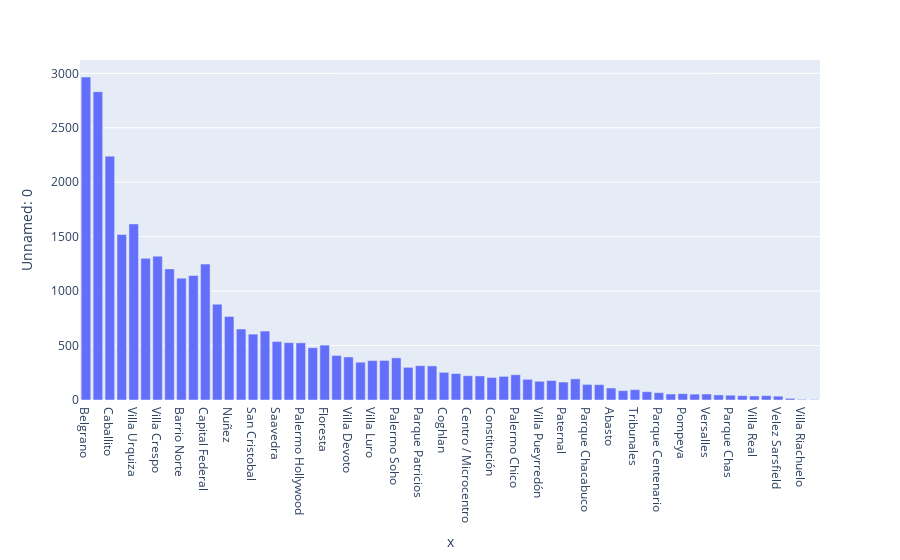

Notebook code for this chart:
### Code cell
ig = px.bar(group_capital_mean, x=group_capital_mean.price, y='price_usd_per_m2')
fig.show() 

data_price_usd_m2_clean[maskcapital].info()
data.corr()

### Figure 1 — Plotly figure (JSON) as saved in the notebook; plotly's stock layout.template omitted (floating-point values rounded to 4 significant figures)
{"data": [{"alignmentgroup": "True", "hovertemplate": "x=%{x}<br>Unnamed: 0=%{y}<extra></extra>", "legendgroup": "", "marker": {"color": "#636efa"}, "name": "", "offsetgroup": "", "orientation": "v", "showlegend": false, "textposition": "auto", "type": "bar", "x": ["Belgrano", "Palermo", "Caballito", "Recoleta", "Villa Urquiza", "Flores", "Villa Crespo", "San Telmo", "Barrio Norte", "Almagro", "Capital Federal", "Boedo", "Nuñez", "Balvanera", "San Cristobal", "Puerto Madero", "Saavedra", "Monserrat", "Palermo Hollywood", "Villa del Parque", "Floresta", "Barracas", "Villa Devoto", "Colegiales", "Villa Luro", "Mataderos", "Palermo Soho", "Congreso", "Parque Patricios", "Liniers", "Coghlan", "Retiro", "Centro / Microcentro", "Chacarita", "Constitución", "Boca", "Palermo Chico", "Villa Lugano", "Villa Pueyrredón", "San Nicolás", "Paternal", "Once", "Parque Chacabuco", "Las Cañitas", "Abasto", "Villa Ortuzar", "Tribunales", "Monte Castro", "Parque Centenario", "Villa Santa Rita", "Pompeya", "Parque Avellaneda", "Versalles", "Villa General Mitre", "Parque Chas", "Palermo Viejo", "Villa Real", "Agronomía", "Velez Sarsfield", "Villa Soldati", "Villa Riachuelo", "Catalinas"], "xaxis": "x", "y": [2966, 2831, 2239, 1520, 1617, 1301, 1321, 1204, 1119, 1143, 1248, 880, 767, 652, 605, 633, 537, 527, 525, 480, 504, 409, 395, 347, 362, 363, 387, 300, 315, 313, 254, 243, 223, 221, 207, 217, 232, 190, 172, 179, 165, 194, 143, 141, 110, 86, 95, 76, 67, 55, 58, 54, 55, 47, 44, 40, 37, 40, 35, 15, 6, 4], "yaxis": "y"}], "layout": {"autosize": true, "barmode": "relative", "legend": {"tracegroupgap": 0}, "margin": {"t": 60}, "xaxis": {"anchor": "y", "autorange": true, "domain": [0, 1], "range": [-0.5, 61.5], "title": {"text": "x"}, "type": "category"}, "yaxis": {"anchor": "x", "autorange": true, "domain": [0, 1], "range": [0, 3122.0], "title": {"text": "Unnamed: 0"}, "type": "linear"}}}
